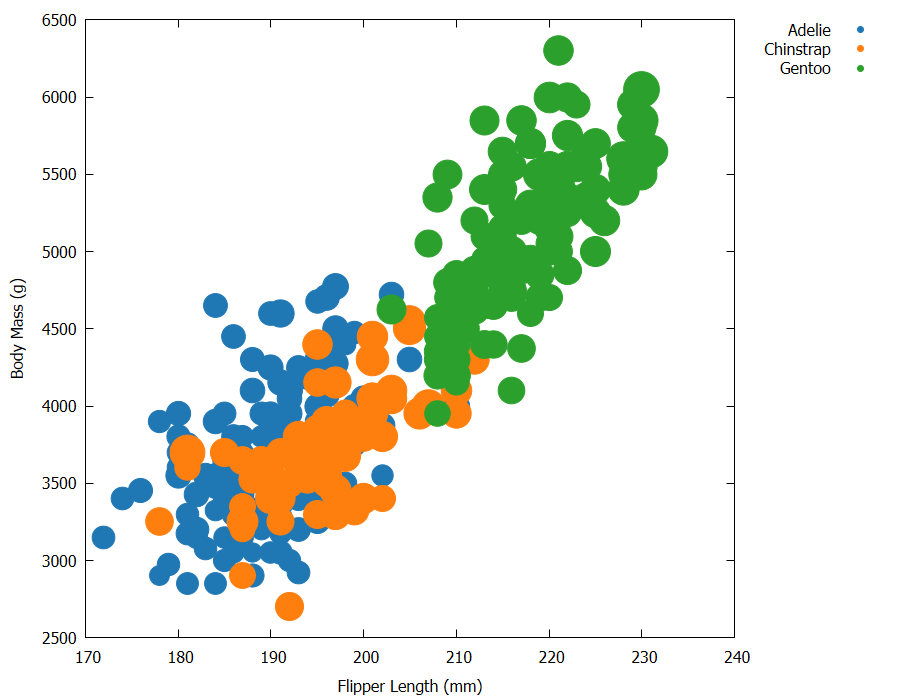

The script that saved this image:
set datafile separator ","
set terminal pngcairo size 900, 700
set output "gnuPlot.png"
set xlabel "Flipper Length (mm)"
set ylabel "Body Mass (g)"
set xrange [170:240]
set yrange [2500:6500]
set key outside right
set style fill solid 0.8 border -1

size(bl) = bl/10.0

plot \
    "penglings.csv" using \
        6:7:(size($4)) \
        every ::1 \
        with points pt 7 ps variable lc rgb "#1f77b4" \
        title "Adelie" \
        if (stringcolumn(2) eq "Adelie"), \
    \
    "penglings.csv" using \
        6:7:(size($4)) \
        every ::1 \
        with points pt 7 ps variable lc rgb "#ff7f0e" \
        title "Chinstrap" \
        if (stringcolumn(2) eq "Chinstrap"), \
    \
    "penglings.csv" using \
        6:7:(size($4)) \
        every ::1 \
        with points pt 7 ps variable lc rgb "#2ca02c" \
        title "Gentoo" \
        if (stringcolumn(2) eq "Gentoo")